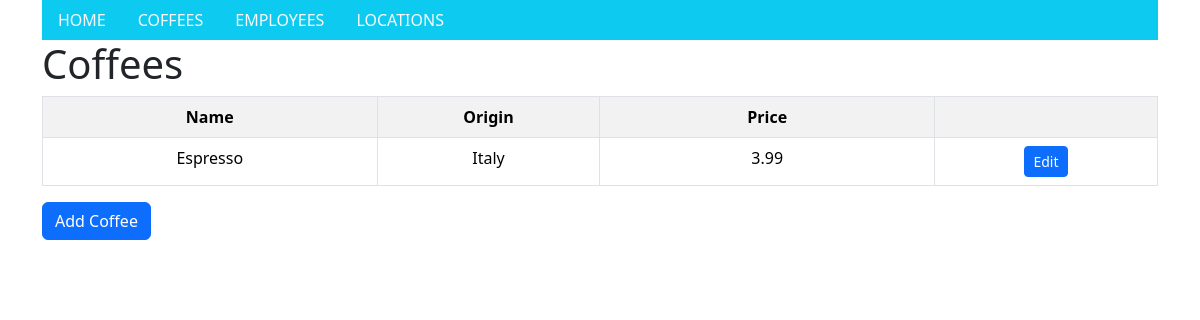
/coffees/, run on an earlier commit of the app's database.
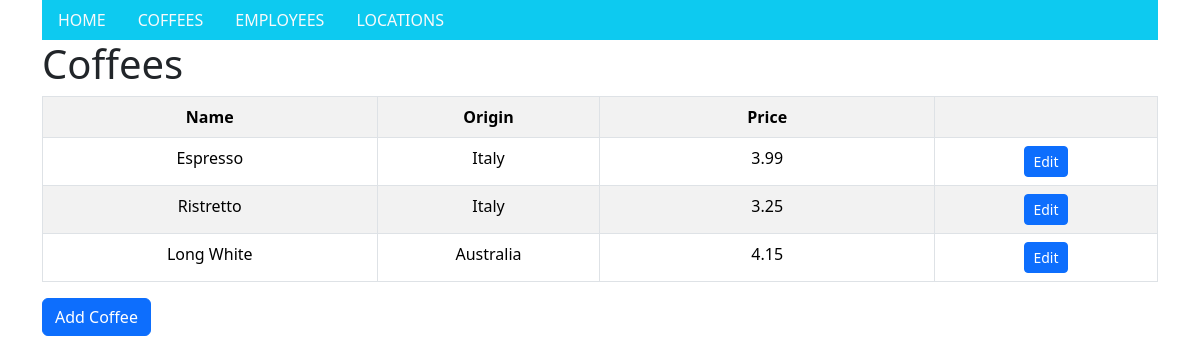
And on a later commit of the database.
### coffees/models.py (models this page shows, shortened)
class Coffee(models.Model):
    name = models.CharField(max_length=64)
    origin = models.CharField(max_length=64)
    price = models.FloatField()

### coffees/views.py (the view)
# urls.py: path("", views.index, name="index"),
def index(request):
    return render(request, "coffees/index.html", {
        "coffees": Coffee.objects.all()
    })

### coffees/templates/coffees/index.html
{% extends "coffees/layout.html" %}
{% block body %}
    <h1>Coffees</h1>
    <table class="table table-bordered table-striped table-hover">
        <tr>
            <th class="text-center col-3">Name</th>
            <th class="text-center col-2">Origin</th>
            <th class="text-center col-2">Price</th>
            <th class="text-center col-2"></th>
        </tr>
        {% for coffee in coffees %}
            <tr>
                    <td class="text-center col-3">{{ coffee.name }}</td>
                    <td class="text-center col-2">{{ coffee.origin }}</td>
                    <td class="text-center col-3">{{ coffee.price }}</td>
                    <td class="text-center col-2">
                        <a href="{% url 'edit-coffee' coffee.id %}" class="btn btn-primary btn-sm">Edit</a>
                    </td>
            </tr>
        {% endfor %}
    </table>
    <a href="/coffees/addcoffee" class="btn btn-primary add-button" role="button" id="addcoffee">Add Coffee</a>
{% endblock %}

What changed in the data, as far as the page shows it:
added Coffee: name "Ristretto", origin "Italy", price "3.25"
added Coffee: name "Long White", origin "Australia", price "4.15"
